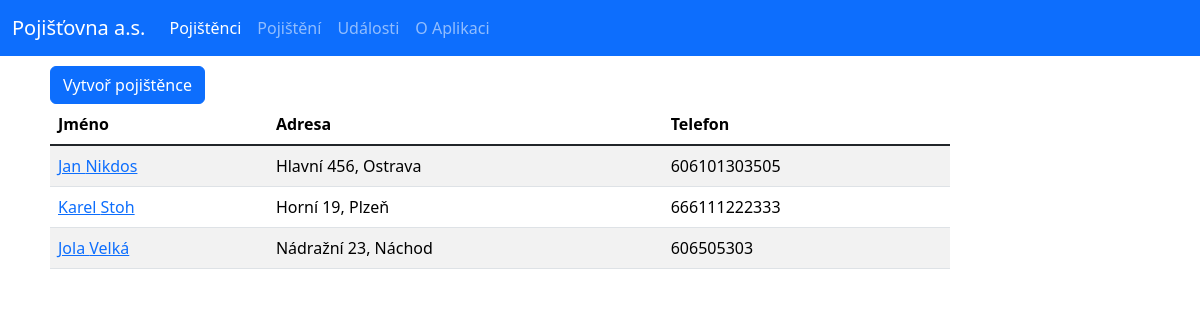
/, run on an earlier commit of the app's database.
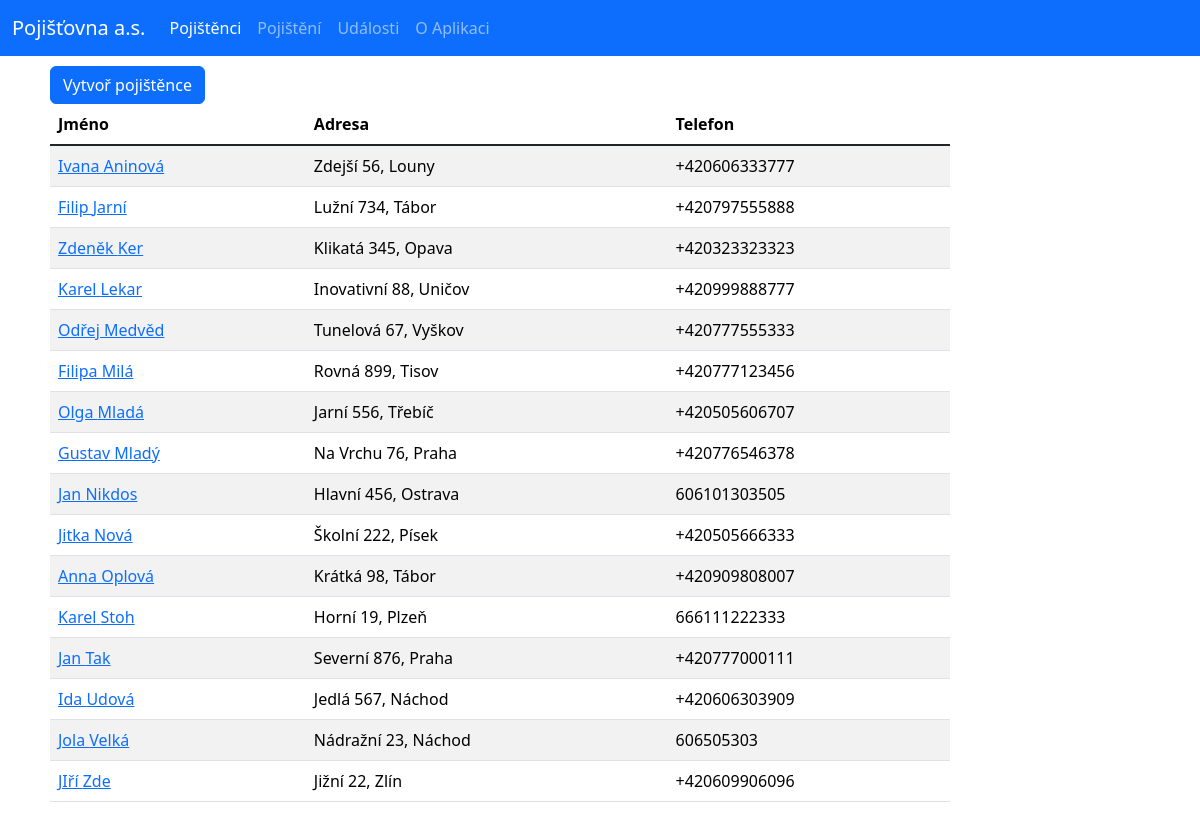
And on a later commit of the database.
### base/models.py (models this page shows, shortened)
class Policyholder(models.Model):
    first_name = models.CharField("Jméno", max_length=50)
    last_name = models.CharField("Příjmení", max_length=50)
    email = models.EmailField()
    phone = models.CharField("Telefon", max_length=20)
    address = models.CharField("Adresa", max_length=100)
    city = models.CharField("Město", max_length=100)
    zip_code = models.CharField("PSČ", max_length=20)
    class Meta:
        ordering = ['last_name', 'first_name']

### base/views.py (the view)
# urls.py: path('', views.home, name="home"),
def home(request):
    policyholders = Policyholder.objects.all()
    context = {'policyholders': policyholders}
    return render(request, 'base/home.html', context)

### base/templates/base/home.html
{% extends 'main.html' %}
{% block content %}
<main class="content">
    <a href="{% url 'create-policyholder' %}" class="btn btn-primary">Vytvoř pojištěnce</a>
    <div class="table-responsive">
        <table class="table table-responsive-md table-striped table-hover">
            <thead>
                <tr>
                    <th scope="col">Jméno</th>
                    <th scope="col">Adresa</th>
                    <th scope="col">Telefon</th>
                </tr>
            </thead>
            <tbody class="table-group-divider">
                {% for policyholder in policyholders %}
                <tr>
                    <td><a href="{% url 'policyholder-detail' policyholder.id %}">{{policyholder.first_name}} {{policyholder.last_name}}</a></td>
                    <td>{{policyholder.address}}, {{policyholder.city}}</td>
                    <td>{{policyholder.phone}}</td>
                </tr>
                {% endfor %}
            </tbody>
        </table>
    </div>
</main>
{% endblock %}

What changed in the data, as far as the page shows it:
added Policyholder: first_name "Ivana", last_name "Aninová", address "Zdejší 56", city "Louny", phone "+420606333777"
added Policyholder: first_name "Filip", last_name "Jarní", address "Lužní 734", city "Tábor", phone "+420797555888"
added Policyholder: first_name "Zdeněk", last_name "Ker", address "Klikatá 345", city "Opava", phone "+420323323323"
added Policyholder: first_name "Karel", last_name "Lekar", address "Inovativní 88", city "Uničov", phone "+420999888777"
added Policyholder: first_name "Odřej", last_name "Medvěd", address "Tunelová 67", city "Vyškov", phone "+420777555333"
added Policyholder: first_name "Filipa", last_name "Milá", address "Rovná 899", city "Tisov", phone "+420777123456"
added Policyholder: first_name "Olga", last_name "Mladá", address "Jarní 556", city "Třebíč", phone "+420505606707"
added Policyholder: first_name "Gustav", last_name "Mladý", address "Na Vrchu 76", city "Praha", phone "+420776546378"
added Policyholder: first_name "Jitka", last_name "Nová", address "Školní 222", city "Písek", phone "+420505666333"
added Policyholder: first_name "Anna", last_name "Oplová", address "Krátká 98", city "Tábor", phone "+420909808007"
added Policyholder: first_name "Jan", last_name "Tak", address "Severní 876", city "Praha", phone "+420777000111"
added Policyholder: first_name "Ida", last_name "Udová", address "Jedlá 567", city "Náchod", phone "+420606303909"
added Policyholder: first_name "JIří", last_name "Zde", address "Jižní 22", city "Zlín", phone "+420609906096"
